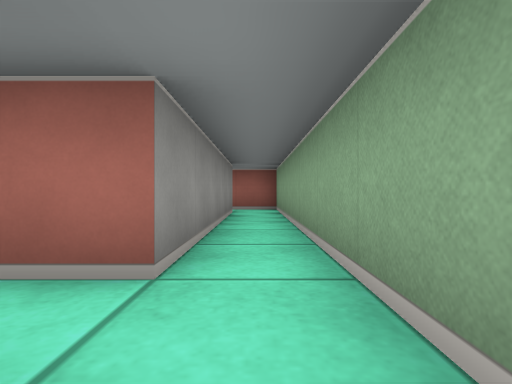
[1] (above)

14 first-person views from a walk through a cub3D maze. The camera is about half as high as the walls, looks level and sees 80° across. The floor is counted in squares. Each view is taken from the middle of a square. On the plan, view 1 faces up. The plan holds only what a view shows up to about 9 squares ahead; the rest is blank.

[2]
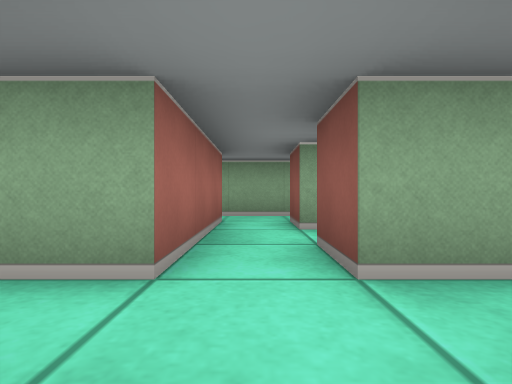

[3]
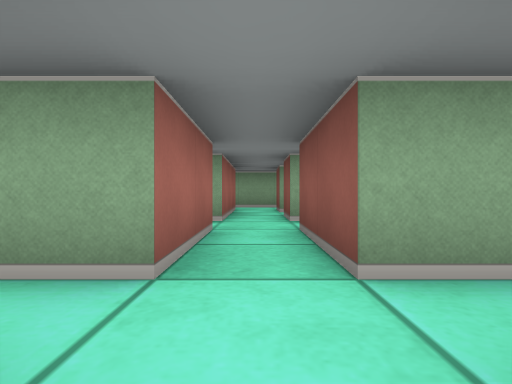

[4]
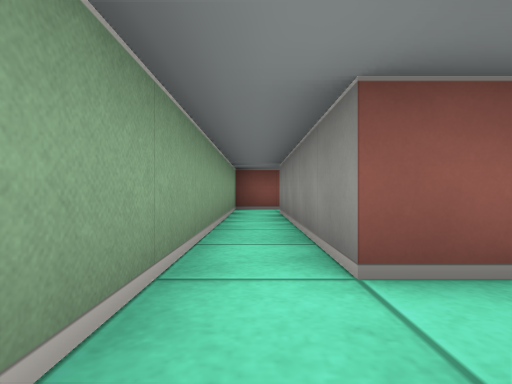

[5]
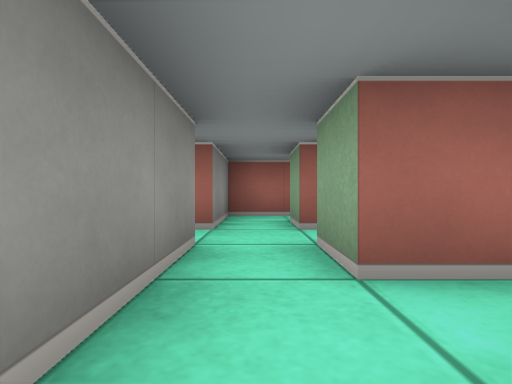

[6]
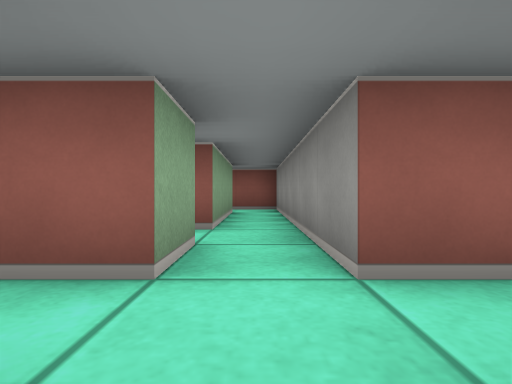

[7]
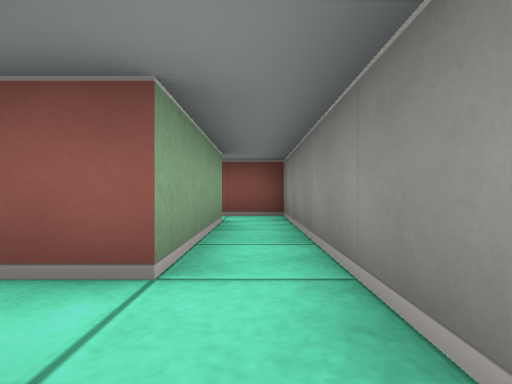

[8]
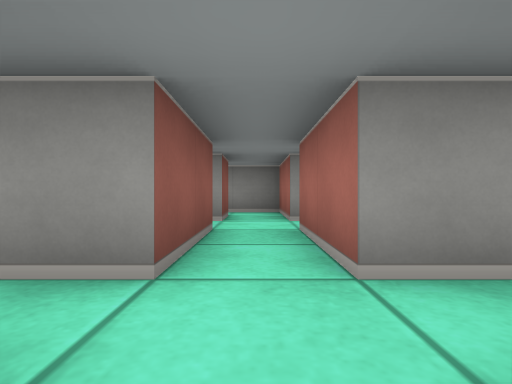

[9]
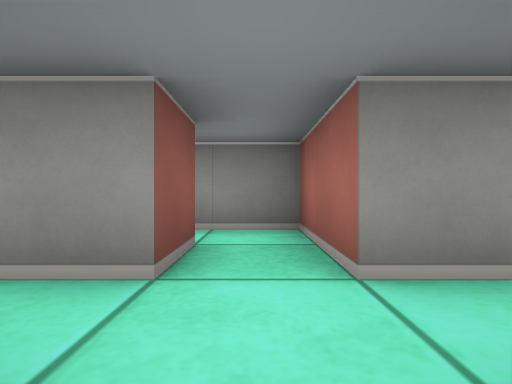

[10]
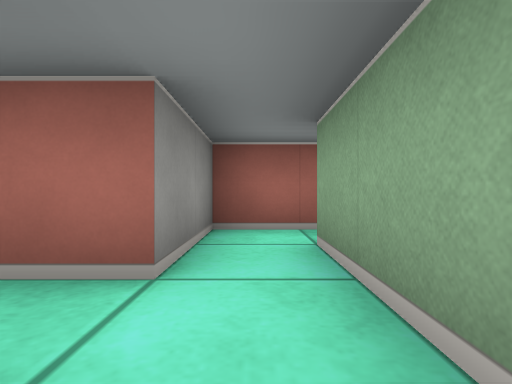

[11]
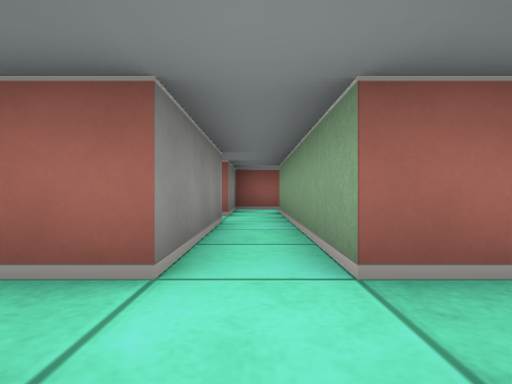

[12]
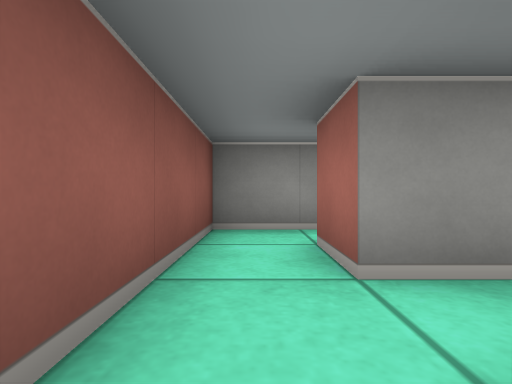

[13]
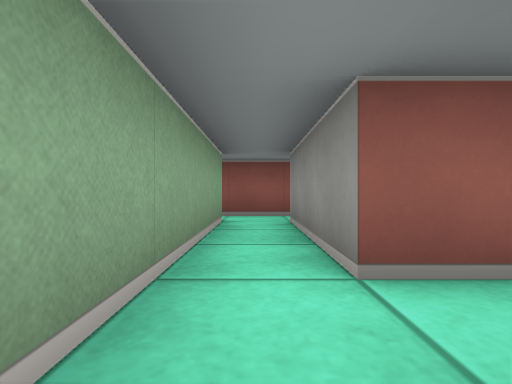

[14]
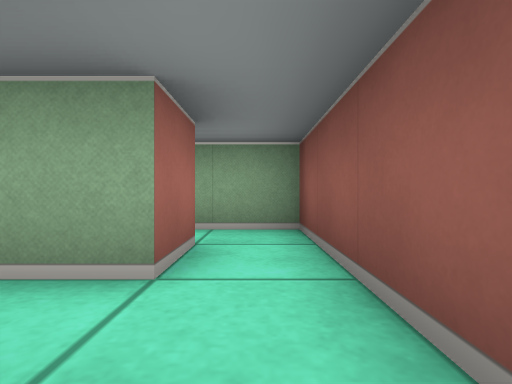

### Floor plan
Ten units are one square. View 1 is at (0, 0); x grows to the right and y downward. Boxes are objects, and circles mark ways between rooms. Rooms are numbered by the first view taken in them; rooms with no view inside come last. Other rooms are left out.
<svg viewBox="-109 -80 120 140">
<path fill="none" stroke="#000" d="M-15 -5 -5 -5 -5 45 -15 45M-5 -65 -5 -15 -15 -15M6 -75 -6 -75M-15 55 5 55 5 -72M-26 5 -35 5 -35 -5 -25 -5M-35 15 -25 15 -25 45 -35 45 -35 15M-15 -15 -35 -15 -35 -25M-65 -5 -45 -5 -45 55 -15 55M-45 -25 -45 -15 -65 -15M-15 45 -15 -5M-65 -15 -65 -24M-75 -24 -75 -15 -85 -15M-65 4 -65 -5M-85 -5 -75 -5 -75 4M-76 45 -85 45M-85 45 -85 5M-95 15 -95 45 -104 45M-95 5 -104 5M-85 -15 -95 -15 -95 5M-85 5 -85 -5M-34 -35 -45 -35 -45 -25"/>
<circle cx="-10" cy="-10" r="3" fill="#2a7"/>
<circle cx="-10" cy="50" r="3" fill="#2a7"/>
<circle cx="-55" cy="-10" r="3" fill="#2a7"/>
<circle cx="-40" cy="-20" r="3" fill="#2a7"/>
<circle cx="-80" cy="50" r="3" fill="#2a7"/>
<circle cx="-80" cy="-10" r="3" fill="#2a7"/>
<circle cx="-90" cy="0" r="3" fill="#2a7"/>
<text x="0" y="-10">1</text>
<text x="-30" y="10">2</text>
<text x="-70" y="-10">3</text>
<text x="-90" y="50">4</text>
<text x="-90" y="-10">5</text>
<text x="-40" y="-30">6</text>
</svg>
Room 1 opens to room 2. Room 2 opens to room 3. Room 2 opens to room 6. Room 3 opens to room 4. Room 3 opens to room 5. Room 4 opens to room 5.

Where each view was taken, in squares from view 1:
view 1: 0 up, 0 right, facing up
view 2: 1 up, 5 left, facing right
view 3: 1 up, 8 left, facing right
view 4: 2 up, 0 right, facing down
view 5: 2 down, 4 left, facing up
view 6: 2 up, 4 left, facing down
view 7: 0 up, 4 left, facing down
view 8: 1 up, 3 left, facing left
view 9: 1 up, 6 left, facing left
view 10: 2 down, 9 left, facing up
view 11: 6 down, 9 left, facing up
view 12: 5 down, 1 left, facing left
view 13: 0 up, 2 left, facing down
view 14: 5 down, 3 left, facing right
